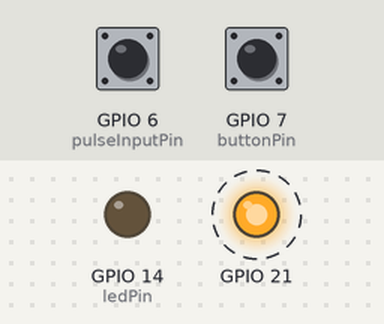
A sketch run on a simulated ESP32. Parts: output pins drawn as LEDs (lit = HIGH). Dashed ring = blinking. Inputs (shaded band) come from the test bench; at power-on: GPIO 7 (buttonPin) HIGH, GPIO 6 (pulseInputPin) HIGH.

Above: at 1.2 s.
1.3 s: GPIO 7 (buttonPin) pulled LOW for 0.15 s
At 2.4 s:
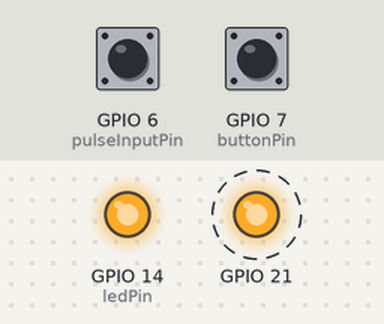
7.3 s: GPIO 7 (buttonPin) pulled LOW for 1 s
At 7.9 s:
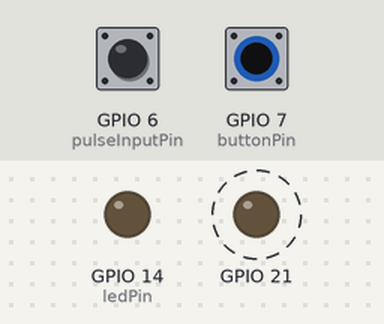
11.3 s: GPIO 7 (buttonPin) pulled LOW for 3.2 s
At 11.9 s:
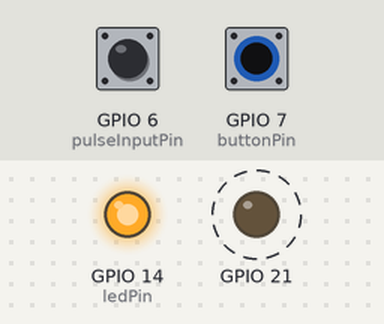
Timing chart, 0 to 17.0 s (numbered marks = the images above; inputs shaded):
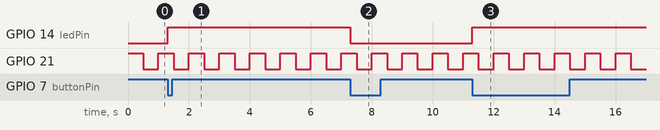

Measured:
- after the input at 1.3 s, GPIO 14 (ledPin): LOW → HIGH at once
- after the input at 7.3 s, GPIO 14 (ledPin): HIGH → LOW at once
- after the input at 11.3 s, GPIO 14 (ledPin): LOW → HIGH at once
- by itself, GPIO 21: alternates HIGH for 0.50 s and LOW for 0.50 s

The sketch:

interrupcaoExterna.ino
```cpp
/*
Exemplo de Entrada Digital com Interrupção
Descrição: Realiza a leitura de uma entrada digital conectada a um LED
e inverte o estado do LED coreespondente.

Objetivo: Demosrar o uso da entrada digital como rotina de debounce
Autor: Davi C. Menez
*/

//Mapa dos Pinos
#define LED_VERMELHO 14 //LED Vermelho
#define LED_VERDE 13 //LED Verde
#define LED_AZUL 12 //LED Azul
#define BOTAO_1 7 //Pino de conexão do botão 1
#define BOTAO_2 6 //Pino de conexão do botão 2
#define BOTAO_3 5 //Pino de conexão do botão 3
#define BOTAO_4 4 //Pino de conexão do botão 4
#define BOTAO_5 3 //Pino de conexão do botão 5
#define BOTAO_6 2 //Pino de conexão do botão 6
#define BUZZER 17 //Pino do buzzer

const int buttonPin = BOTAO_1;
const int pulseInputPin = BOTAO_2;
const int ledPin = LED_VERMELHO;
int ledstate = 0;
int pulseCont = 0;
unsigned long lastDebounceTime = 0;

void buttonInterrupt(){
  if(millis()-lastDebounceTime >= 100){
    ledstate = !ledstate;
    digitalWrite(ledPin, ledstate);
  }
  lastDebounceTime = millis();
}

void pulseInterrupt(){
  pulseCont++;
  Serial.println(pulseCont);
}

void setup() {
  Serial.begin(9600);

  pinMode(buttonPin, INPUT_PULLUP);
  pinMode(pulseInputPin, INPUT_PULLUP);
  pinMode(ledPin, OUTPUT);
  pinMode(21, OUTPUT);

  attachInterrupt(buttonPin, buttonInterrupt, FALLING); //Pressiona o botão acende
  //attachInterrupt(buttonPin, buttonInterrupt, RISING); //Pressiona ao soltar o botão apaga
  //attachInterrupt(buttonPin, buttonInterrupt, CHANGE); //Pressiona o botão acende e ao soltar ele apaga
  attachInterrupt(pulseInputPin, pulseInterrupt, FALLING);
}

void loop() {
  digitalWrite(21, HIGH);
  delay(500);
  digitalWrite(21, LOW);
  delay(500);
}
```
